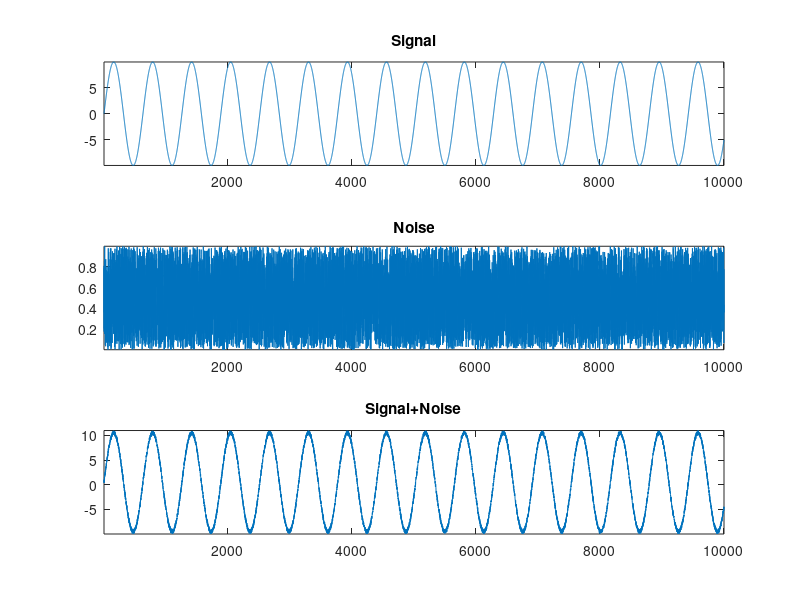

Here is the MATLAB script that generated this plot: (Note: this script raises an error after producing the figure.)
%% In The Name of GOD
clear; clc

%%
x = 0:0.01:100;

y = 10 * sin(x);
noise = rand(1, length(y));     % Uniform Distribution
% noise = randn(1, length(y));  % Normal Distribution

y_t = y + noise; % Yt = Signal + Noise

%% Plot Signals Together

subplot(311)
plot(y)
title('Signal')
axis tight

subplot(312)
plot(noise)
title('Noise')
axis tight

subplot(313)
plot(y_t)
title('Signal+Noise')
axis tight

suptitle('My Signals')




